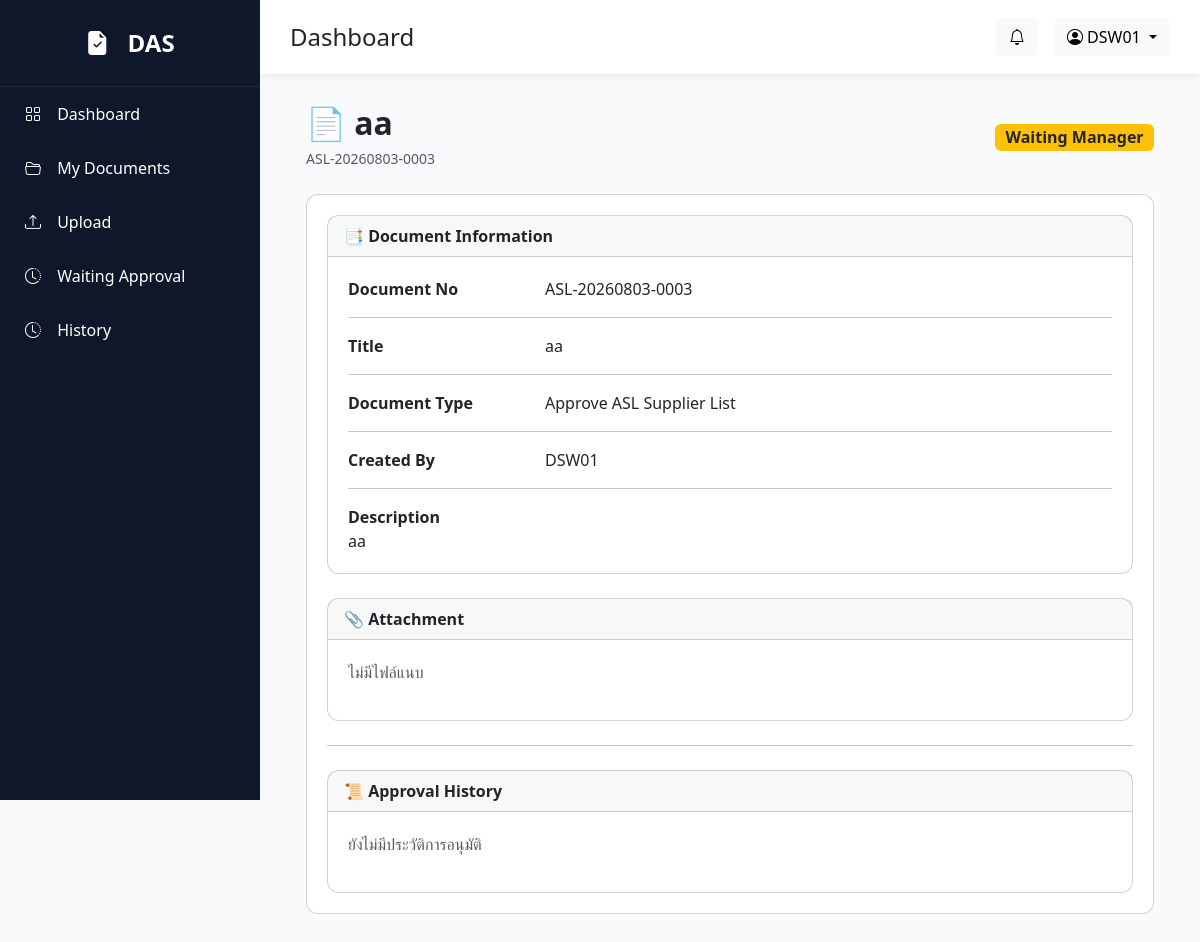
The page /documents/47 (signed in) on the database as committed earlier.
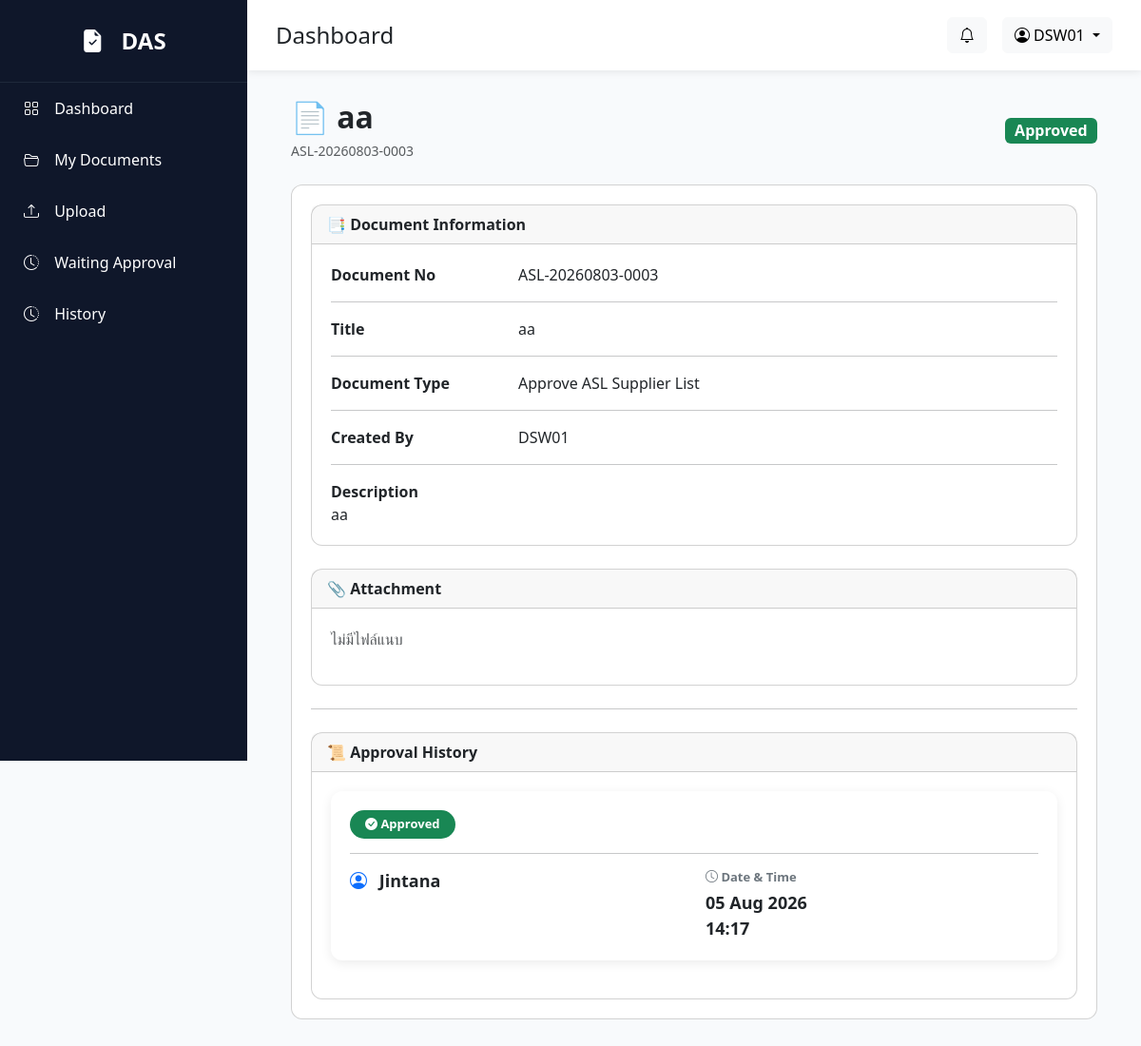
The same page on the database as committed later.
### models/approval.py (models this page shows)
class ApprovalHistory(db.Model):
    __tablename__ = "approval_history"
    id = db.Column(db.Integer, primary_key=True)
    document_id = db.Column(
        db.Integer,
        db.ForeignKey("documents.id"),
        nullable=False
    )
    approver = db.Column(db.String(20), nullable=False)
    action = db.Column(db.String(20))
    comment = db.Column(db.Text)
    approved_at = db.Column(
        db.DateTime,
        default=lambda: datetime.utcnow() + timedelta(hours=7)
    )

### routes/document.py (the view)
@document_bp.route("/documents/<int:id>")
@login_required
def document_detail(id):
    document = Document.query.get_or_404(id)
    if not can_view_document(document, current_user):
        flash(
            "คุณไม่มีสิทธิ์เข้าถึงเอกสารนี้",
            "warning"
        )
        return redirect("/dashboard")
    current_step = ApprovalStep.query.filter_by(
        document_id=document.id,
        approver_id=current_user.id,
        status="Waiting"
    ).first()
    history = ApprovalHistory.query.filter_by(
        document_id=document.id
    ).order_by(
        ApprovalHistory.approved_at.asc()
    ).all()
    return render_template(
        "documents/detail.html",
        document=document,
        current_step=current_step,
        history=history
    )

### app.py (called while the page is built)
@login_manager.user_loader
def load_user(user_id):
    return User.query.get(int(user_id))

### services/permission_service.py (called while the page is built, shortened)
def can_view_document(document, user):
    if user.role == "Admin":
        return True
    if document.created_by == user.employee_id:
        return True

### templates/documents/detail.html (shortened to what the changed rows need)
{% extends "layout/base.html" %}
{% block content %}
<div class="container-fluid px-3">
    <div class="d-flex flex-column flex-md-row
    justify-content-between
    align-items-start
    align-items-md-center
    mb-4">
        <div>
            <h2 class="fw-bold mb-1">
                📄 {{ document.title }}
            </h2>
            <small class="text-muted">
            </small>
        </div>
        {% if document.status == "Approved" %}
        <span class="badge bg-success fs-6">
            Approved
        </span>
        {% elif document.status == "Rejected" %}
        <span class="badge bg-danger fs-6">
            Rejected
        </span>
        {% else %}
        <span class="badge bg-warning text-dark fs-6">
            Waiting Manager
        </span>
        {% endif %}
    </div>
    <div class="card">
        <div class="card-body">
                <div class="card mt-4">
                    <div class="card-body">
                        {% if history %}
                        {% for item in history %}
                        <div class="history-card">
                            <div class="history-status">
                                <span class="badge
            {% if item.action == 'Approved' %}
                bg-success
            {% elif item.action == 'Rejected' %}
                bg-danger
            {% else %}
                bg-warning text-dark
            {% endif %}
            px-3 py-2 rounded-pill">
                                    <i class="bi bi-check-circle-fill"></i>
                                    {{ item.action }}
                                </span>
                            </div>
                            <hr>
                            <div class="row">
                                <div class="col-12 col-md-6">
                                    <div class="history-value">
                                        <i class="bi bi-person-circle text-primary me-2"></i>
                                        {{ item.approver }}
                                    </div>
                                </div>
                                <div class="col-md-6">
                                    <div class="history-title">
                                        <i class="bi bi-clock"></i>
                                        Date & Time
                                    </div>
                                    <div class="history-value">
                                        {{ item.approved_at.strftime("%d %b %Y") }}
                                        <br>
                                        {{ item.approved_at.strftime("%H:%M") }}
                                    </div>
                                </div>
                            </div>
                        </div>
                        {% endfor %}
                        {% else %}
                        <p class="text-muted">
                            ยังไม่มีประวัติการอนุมัติ
                        </p>
                        {% endif %}
                    </div>
                </div>
            </div>
        </div>
    </div>
    {% endblock %}

Rows that differ between the two databases and show on the page:
changed Document "aa": status "Waiting Manager" → "Approved" (drawn)
added ApprovalHistory: action "Approved", approver "Jintana", approved_at "05 Aug 2026", approved_at "14:17"
Other text that changed with them:
text no longer shown: "Waiting Manager ยังไม่มีประวัติการอนุมัติ"
text now shown: "Approved"
